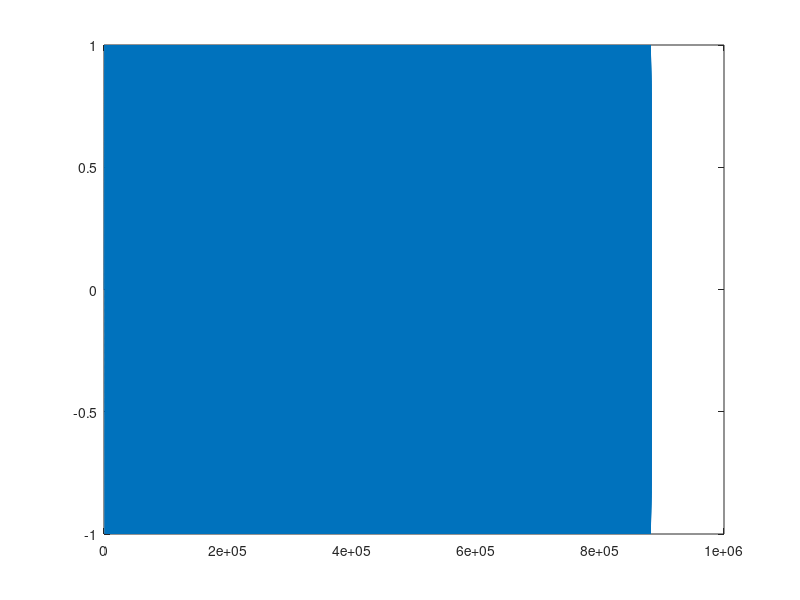

This figure's MATLAB source: (Note: this script raises an error after producing the figure.)
bitdepth = 16;
sampleRate = 44100;
startfreqency = 10;
endfreqency = sampleRate / 2;
lenghtInSek = 20;

amountOfSamples = sampleRate * lenghtInSek

stepSize = 1/sampleRate
frequencePerSample = (endfreqency - startfreqency) / amountOfSamples/2
x = 1:amountOfSamples;
timeRange = x .* stepSize;
frequencePerSampleRange =  x .* frequencePerSample;

wave = sin(timeRange * pi * 2  .* frequencePerSampleRange );

plot(wave)
sound(wave,sampleRate*2, bitdepth)
waveTitle = strcat(num2str(lenghtInSek),"sec_", num2str(startfreqency),"Hz_", num2str(endfreqency),  'Hz_sweep.wav')
wavwrite(wave, sampleRate, bitdepth, waveTitle )

